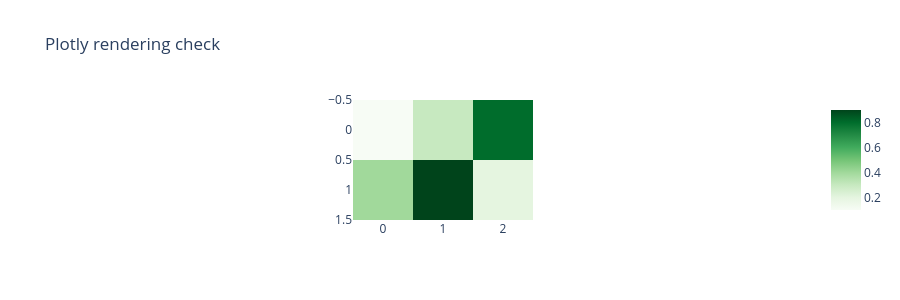

Source (notebook cell):
### Markdown cell above
## Plotly

A green heatmap should appear below. Hover over a square to see its values.

### Code cell
import plotly.express as px
px.imshow([[0.1, 0.3, 0.8], [0.4, 0.9, 0.2]], color_continuous_scale="Greens", title="Plotly rendering check", height=300).show()

### Figure 1 — Plotly figure (JSON) as saved in the notebook; plotly's stock layout.template omitted (floating-point values rounded to 4 significant figures)
{"data": [{"coloraxis": "coloraxis", "hovertemplate": "x: %{x}<br>y: %{y}<br>color: %{z}<extra></extra>", "name": "0", "type": "heatmap", "xaxis": "x", "yaxis": "y", "z": [[0.1, 0.3, 0.8], [0.4, 0.9, 0.2]]}], "layout": {"coloraxis": {"colorscale": [[0, "rgb(247,252,245)"], [0.125, "rgb(229,245,224)"], [0.25, "rgb(199,233,192)"], [0.375, "rgb(161,217,155)"], [0.5, "rgb(116,196,118)"], [0.625, "rgb(65,171,93)"], [0.75, "rgb(35,139,69)"], [0.875, "rgb(0,109,44)"], [1, "rgb(0,68,27)"]]}, "height": 300, "title": {"text": "Plotly rendering check"}, "xaxis": {"anchor": "y", "constrain": "domain", "domain": [0, 1], "scaleanchor": "y"}, "yaxis": {"anchor": "x", "autorange": "reversed", "constrain": "domain", "domain": [0, 1]}}}
